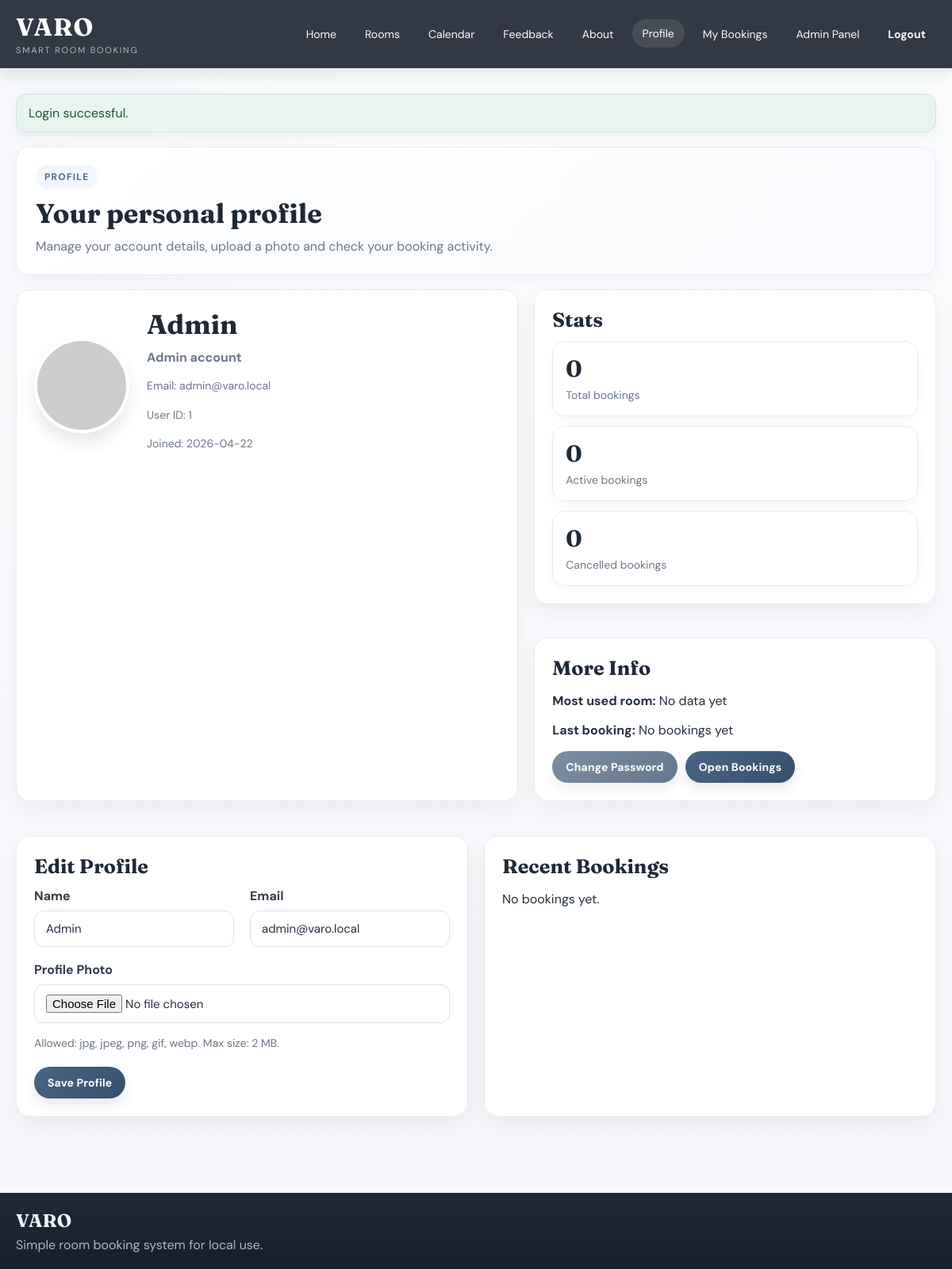
The app's page /profile.php (signed in) with its own data.
### tables this page shows
CREATE TABLE users (
    id INT AUTO_INCREMENT PRIMARY KEY,
    name VARCHAR(100) NOT NULL,
    email VARCHAR(120) NOT NULL UNIQUE,
    password VARCHAR(255) NOT NULL,
    role ENUM('user', 'admin') NOT NULL DEFAULT 'user',
    avatar_url VARCHAR(255) DEFAULT NULL,
    created_at TIMESTAMP DEFAULT CURRENT_TIMESTAMP
);

### config.php (called while the page is built, shortened)
<?php
function e($text)
{
    return htmlspecialchars((string)$text, ENT_QUOTES, 'UTF-8');
}

### profile.php (the view, shortened to what this page needs)
<?php
require_once 'auth.php';
$user_id = $_SESSION['user']['id'];
$sql = "SELECT * FROM users WHERE id = ?";
$stmt = $conn->prepare($sql);
$stmt->execute([$user_id]);
$user = $stmt->fetch();
$name = $user['name'];
$email = $user['email'];
$sql = "SELECT COUNT(*) FROM bookings WHERE user_id = ?";
$stmt = $conn->prepare($sql);
$stmt->execute([$user_id]);
$total_bookings = (int)$stmt->fetchColumn();
$sql = "SELECT COUNT(*) FROM bookings WHERE user_id = ? AND status = 'active'";
$stmt = $conn->prepare($sql);
$stmt->execute([$user_id]);
$active_bookings = (int)$stmt->fetchColumn();
$sql = "SELECT COUNT(*) FROM bookings WHERE user_id = ? AND status = 'cancelled'";
$stmt = $conn->prepare($sql);
$stmt->execute([$user_id]);
$cancelled_bookings = (int)$stmt->fetchColumn();
$sql = "SELECT rooms.name, COUNT(*) AS total_count
        FROM bookings
        INNER JOIN rooms ON bookings.room_id = rooms.id
        WHERE bookings.user_id = ?
        GROUP BY bookings.room_id, rooms.name
        ORDER BY total_count DESC
        LIMIT 1";
$stmt = $conn->prepare($sql);
$stmt->execute([$user_id]);
$top_room = $stmt->fetch();
$sql = "SELECT booking_date, start_time, end_time
        FROM bookings
        WHERE user_id = ?
        ORDER BY booking_date DESC, start_time DESC
        LIMIT 1";
$stmt = $conn->prepare($sql);
$stmt->execute([$user_id]);
$last_booking = $stmt->fetch();
$sql = "SELECT bookings.*, rooms.name AS room_name
        FROM bookings
        INNER JOIN rooms ON bookings.room_id = rooms.id
        WHERE bookings.user_id = ?
        ORDER BY bookings.booking_date DESC, bookings.start_time DESC
        LIMIT 5";
$stmt = $conn->prepare($sql);
$stmt->execute([$user_id]);
$recent_bookings = $stmt->fetchAll();
$avatar_text = strtoupper(substr($user['name'], 0, 1));
include 'header.php';
?>
<div class="page-intro fade-card">
    <span class="section-tag">Profile</span>
    <h1>Your personal profile</h1>
    <p>Manage your account details, upload a photo and check your booking activity.</p>
</div>
<div class="profile-layout">
    <div class="card glass-card profile-card fade-card">
        <div class="profile-top">
            <?php if (!empty($user['avatar_url'])): ?>
                <img src="<?php echo e($user['avatar_url']); ?>" alt="Profile Photo" class="profile-avatar">
            <?php else: ?>
                <div class="profile-avatar profile-avatar-placeholder"><?php echo e($avatar_text); ?></div>
            <?php endif; ?>
            <div>
                <h1><?php echo e($user['name']); ?></h1>
                <p class="profile-role"><?php echo e(ucfirst($user['role'])); ?> account</p>
                <p class="small-text">Email: <?php echo e($user['email']); ?></p>
                <p class="small-text">User ID: <?php echo e($user['id']); ?></p>
                <p class="small-text">Joined: <?php echo e(date('Y-m-d', strtotime($user['created_at']))); ?></p>
            </div>
        </div>
    </div>
    <div class="profile-side">
        <div class="card glass-card fade-card delay-1">
            <h2>Stats</h2>
            <div class="profile-stats">
                <div class="mini-card">
                    <strong><?php echo e($total_bookings); ?></strong>
                    <span>Total bookings</span>
                </div>
                <div class="mini-card">
                    <strong><?php echo e($active_bookings); ?></strong>
                    <span>Active bookings</span>
                </div>
                <div class="mini-card">
                    <strong><?php echo e($cancelled_bookings); ?></strong>
                    <span>Cancelled bookings</span>
                </div>
            </div>
        </div>
        <div class="card glass-card fade-card delay-2">
            <h2>More Info</h2>
            <p><strong>Most used room:</strong> <?php echo e($top_room['name'] ?? 'No data yet'); ?></p>
            <p><strong>Last booking:</strong>
                <?php if ($last_booking): ?>
                    <?php echo e($last_booking['booking_date']); ?>,
                    <?php echo e(substr($last_booking['start_time'], 0, 5)); ?> - <?php echo e(substr($last_booking['end_time'], 0, 5)); ?>
                <?php else: ?>
                    No bookings yet
                <?php endif; ?>
            </p>
            <div class="actions" style="margin-top: 16px;">
                <a href="change_password.php" class="btn btn-secondary">Change Password</a>
                <a href="my_bookings.php" class="btn">Open Bookings</a>
            </div>
        </div>
    </div>
</div>
<div class="grid-two">
    <div class="card glass-card fade-card delay-3">
        <h2>Edit Profile</h2>
        <form method="post" enctype="multipart/form-data">
            <div class="grid-two">
                <div class="form-group">
                    <label for="name">Name</label>
                    <input type="text" id="name" name="name" value="<?php echo e($name); ?>">
                </div>
                <div class="form-group">
                    <label for="email">Email</label>
                    <input type="email" id="email" name="email" value="<?php echo e($email); ?>">
                </div>
            </div>
            <div class="form-group">
                <label for="avatar">Profile Photo</label>
                <input type="file" id="avatar" name="avatar" accept=".jpg,.jpeg,.png,.gif,.webp,image/*">
                <p class="small-text">Allowed: jpg, jpeg, png, gif, webp. Max size: 2 MB.</p>
            </div>
            <button type="submit">Save Profile</button>
        </form>
    </div>
    <div class="card glass-card fade-card delay-3">
        <h2>Recent Bookings</h2>
        <?php if ($recent_bookings): ?>
            <div class="recent-bookings">
                <?php foreach ($recent_bookings as $row): ?>
                    <?php $status_data = get_booking_status_data($row['booking_date'], $row['end_time'], $row['status']); ?>
                    <div class="recent-booking-item">
                        <div>
                            <strong><?php echo e($row['room_name']); ?></strong>
                            <p class="small-text"><?php echo e($row['booking_date']); ?> | <?php echo e(substr($row['start_time'], 0, 5)); ?> - <?php echo e(substr($row['end_time'], 0, 5)); ?></p>
                        </div>
                        <span class="status-pill <?php echo e($status_data['class']); ?>">
                            <?php echo e($status_data['label']); ?>
                        </span>
                    </div>
                <?php endforeach; ?>
            </div>
        <?php else: ?>
            <p>No bookings yet.</p>
        <?php endif; ?>
    </div>
</div>
<?php include 'footer.php'; ?>

### style.css (style rules this page uses)
* { box-sizing: border-box; }
body { margin: 0; font-family: 'DM Sans', sans-serif; background: radial-gradient(circle at top left, rgba(127, 155, 189, 0.05), transparent 24%), linear-gradient(180deg, #fafbfd 0%, #f4f6f9 100%); color: var(--text-main); }
a { color: var(--brand); text-decoration: none; }
.mini-card { padding: 16px; background: rgba(255, 255, 255, 0.92); border: 1px solid var(--line); border-radius: 16px; box-shadow: var(--shadow-soft); }
.mini-card strong { display: block; margin-bottom: 5px; font-family: 'Fraunces', serif; font-size: 29px; color: #1f2937; }
.mini-card span { color: var(--text-soft); font-size: 14px; }
.page-intro { margin-bottom: 18px; padding: 22px 24px; border-radius: 18px; background: linear-gradient(135deg, #ffffff, #f7f9fc); border: 1px solid var(--line); box-shadow: var(--shadow-soft); }
.page-intro h1 { margin: 10px 0 8px; font-family: 'Fraunces', serif; font-size: 34px; color: #1f2937; }
.page-intro p { margin: 0; color: var(--text-soft); max-width: 720px; line-height: 1.65; }
.section-tag { display: inline-flex; align-items: center; padding: 7px 11px; border-radius: 999px; background: var(--accent-light); color: var(--brand); font-size: 12px; font-weight: 700; letter-spacing: 0.1em; text-transform: uppercase; }
.card, .glass-card { background: var(--panel); border: 1px solid var(--line); border-radius: 18px; padding: 22px; margin-bottom: 22px; box-shadow: var(--shadow-card); }
.card h1, .card h2, .card h3 { margin-top: 0; font-family: 'Fraunces', serif; color: #1f2937; }
.card h2 { margin-bottom: 12px; font-size: 25px; }
.grid-two { display: grid; grid-template-columns: 1fr 1fr; gap: 20px; }
.profile-layout { display: grid; grid-template-columns: 1.25fr 1fr; gap: 20px; margin-bottom: 22px; }
.profile-side { display: grid; gap: 20px; }
.profile-top { display: flex; align-items: center; gap: 22px; }
.profile-top h1 { margin: 0 0 10px; font-family: 'Fraunces', serif; font-size: 34px; }
.profile-avatar { width: 120px; height: 120px; border-radius: 50%; object-fit: cover; border: 4px solid #ffffff; box-shadow: 0 12px 22px rgba(15, 23, 42, 0.1); }
.profile-role { margin: 0 0 10px; color: var(--text-soft); font-weight: 700; }
.profile-stats { display: grid; gap: 12px; }
.fade-card { animation: fadeUp 0.65s ease both; }
.delay-1 { animation-delay: 0.1s; }
.delay-2 { animation-delay: 0.2s; }
.delay-3 { animation-delay: 0.3s; }
.form-group { margin-bottom: 18px; }
label { display: block; margin-bottom: 8px; font-weight: 700; color: #2f3b4c; }
input[type="text"], input[type="email"], input[type="password"], input[type="date"], input[type="time"], input[type="number"], input[type="file"], textarea, select { width: 100%; padding: 12px 14px; border: 1px solid var(--line-strong); border-radius: 12px; font-family: inherit; font-size: 15px; color: var(--text-main); background: #ffffff; transition: border-color 0.2s ease, box-shadow 0.2s ease; }
.btn, button { display: inline-flex; align-items: center; justify-content: center; gap: 8px; padding: 11px 17px; border: none; border-radius: 999px; cursor: pointer; font-family: inherit; font-size: 14px; font-weight: 700; letter-spacing: 0.01em; color: #ffffff; background: linear-gradient(135deg, #4b6584 0%, #35506f 100%); box-shadow: 0 8px 16px rgba(53, 80, 111, 0.12); transition: transform 0.2s ease, box-shadow 0.2s ease, filter 0.2s ease; }
.btn-secondary { background: linear-gradient(135deg, #7d8ea3 0%, #66788d 100%); box-shadow: 0 8px 16px rgba(102, 120, 141, 0.12); }
.actions { display: flex; flex-wrap: wrap; gap: 10px; }
.small-text { color: var(--text-soft); font-size: 14px; line-height: 1.6; }

### records on screen
users: name "Admin", role "Admin", email "admin@varo.local", id "1", created_at "2026-04-22"

### other values on screen
$message['text'] "Login successful."
$total_bookings "0"
$active_bookings "0"
$cancelled_bookings "0"
$top_room['name'] "No data yet"
